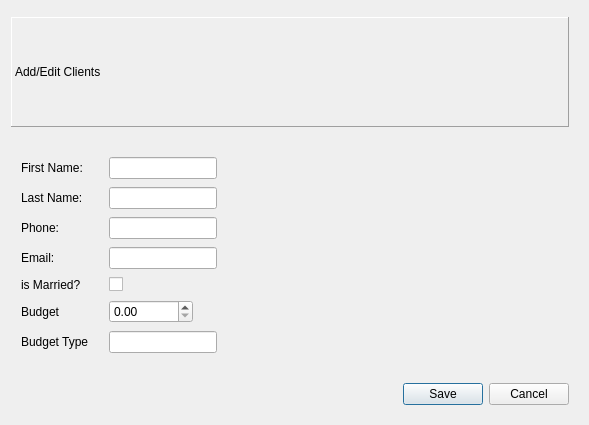
<?xml version="1.0" encoding="UTF-8"?>
<ui version="4.0">
 <class>ClientDialog</class>
 <widget class="QDialog" name="ClientDialog">
  <property name="geometry">
   <rect>
    <x>0</x>
    <y>0</y>
    <width>589</width>
    <height>425</height>
   </rect>
  </property>
  <property name="windowTitle">
   <string>Dialog</string>
  </property>
  <layout class="QVBoxLayout" name="verticalLayout">
   <property name="spacing">
    <number>30</number>
   </property>
   <property name="topMargin">
    <number>17</number>
   </property>
   <property name="rightMargin">
    <number>20</number>
   </property>
   <property name="bottomMargin">
    <number>20</number>
   </property>
   <item>
    <widget class="QLabel" name="label">
     <property name="frameShape">
      <enum>QFrame::Shape::Panel</enum>
     </property>
     <property name="frameShadow">
      <enum>QFrame::Shadow::Raised</enum>
     </property>
     <property name="text">
      <string>Add/Edit Clients</string>
     </property>
    </widget>
   </item>
   <item>
    <layout class="QFormLayout" name="formLayout">
     <property name="fieldGrowthPolicy">
      <enum>QFormLayout::FieldGrowthPolicy::FieldsStayAtSizeHint</enum>
     </property>
     <property name="horizontalSpacing">
      <number>20</number>
     </property>
     <property name="verticalSpacing">
      <number>8</number>
     </property>
     <property name="leftMargin">
      <number>10</number>
     </property>
     <item row="0" column="0">
      <widget class="QLabel" name="firstNameLabel">
       <property name="text">
        <string>First Name:</string>
       </property>
      </widget>
     </item>
     <item row="0" column="1">
      <widget class="QLineEdit" name="firstNameEdit"/>
     </item>
     <item row="1" column="0">
      <widget class="QLabel" name="lastNameLabel">
       <property name="text">
        <string>Last Name:</string>
       </property>
      </widget>
     </item>
     <item row="1" column="1">
      <widget class="QLineEdit" name="lastNameEdit"/>
     </item>
     <item row="2" column="0">
      <widget class="QLabel" name="phoneLabel">
       <property name="text">
        <string>Phone:</string>
       </property>
      </widget>
     </item>
     <item row="2" column="1">
      <widget class="QLineEdit" name="phoneEdit"/>
     </item>
     <item row="3" column="0">
      <widget class="QLabel" name="emailLabel">
       <property name="text">
        <string>Email:</string>
       </property>
      </widget>
     </item>
     <item row="3" column="1">
      <widget class="QLineEdit" name="emailEdit"/>
     </item>
     <item row="4" column="0">
      <widget class="QLabel" name="isMarriedLabel">
       <property name="text">
        <string>is Married?</string>
       </property>
      </widget>
     </item>
     <item row="4" column="1">
      <widget class="QCheckBox" name="marriedCheck"/>
     </item>
     <item row="5" column="0">
      <widget class="QLabel" name="budgetLabel">
       <property name="text">
        <string>Budget</string>
       </property>
      </widget>
     </item>
     <item row="5" column="1">
      <widget class="QDoubleSpinBox" name="budgetSpin">
       <property name="maximum">
        <double>1000000000.000000000000000</double>
       </property>
      </widget>
     </item>
     <item row="6" column="0">
      <widget class="QLabel" name="budgetTypeLabel">
       <property name="text">
        <string>Budget Type</string>
       </property>
      </widget>
     </item>
     <item row="6" column="1">
      <widget class="QLineEdit" name="budgetTypeEdit"/>
     </item>
    </layout>
   </item>
   <item>
    <widget class="QDialogButtonBox" name="saveClient">
     <property name="orientation">
      <enum>Qt::Orientation::Horizontal</enum>
     </property>
     <property name="standardButtons">
      <set>QDialogButtonBox::StandardButton::Cancel|QDialogButtonBox::StandardButton::Save</set>
     </property>
    </widget>
   </item>
  </layout>
 </widget>
 <resources/>
 <connections>
  <connection>
   <sender>saveClient</sender>
   <signal>accepted()</signal>
   <receiver>ClientDialog</receiver>
   <slot>accept()</slot>
   <hints>
    <hint type="sourcelabel">
     <x>248</x>
     <y>254</y>
    </hint>
    <hint type="destinationlabel">
     <x>157</x>
     <y>274</y>
    </hint>
   </hints>
  </connection>
  <connection>
   <sender>saveClient</sender>
   <signal>rejected()</signal>
   <receiver>ClientDialog</receiver>
   <slot>reject()</slot>
   <hints>
    <hint type="sourcelabel">
     <x>316</x>
     <y>260</y>
    </hint>
    <hint type="destinationlabel">
     <x>286</x>
     <y>274</y>
    </hint>
   </hints>
  </connection>
 </connections>
</ui>
